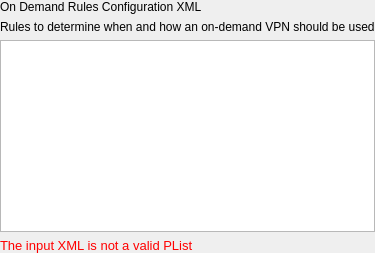
    <widget class="QWidget" name="vpnOnDemandRulesConfigurationWidget" native="true">
     <layout class="QVBoxLayout" name="verticalLayoutVPNOnDemandRulesConfiguration">
      <property name="leftMargin">
       <number>0</number>
      </property>
      <property name="topMargin">
       <number>0</number>
      </property>
      <property name="rightMargin">
       <number>0</number>
      </property>
      <property name="bottomMargin">
       <number>0</number>
      </property>
      <item>
       <widget class="QLabel" name="labelOnDemandRulesConfiguration">
        <property name="text">
         <string>On Demand Rules Configuration XML</string>
        </property>
       </widget>
      </item>
      <item>
       <widget class="QLabel" name="lTip_OnDemandRulesConfiguration">
        <property name="text">
         <string>Rules to determine when and how an on-demand VPN should be used</string>
        </property>
       </widget>
      </item>
      <item>
       <widget class="QTextEdit" name="editOnDemandRulesXML">
        <property name="acceptRichText">
         <bool>false</bool>
        </property>
       </widget>
      </item>
      <item>
       <widget class="QLabel" name="vpnOnDemandXMLErrorLabel">
        <property name="font">
         <font>
          <pointsize>10</pointsize>
         </font>
        </property>
        <property name="styleSheet">
         <string notr="true">QLabel { color : red; }</string>
        </property>
        <property name="text">
         <string>The input XML is not a valid PList</string>
        </property>
       </widget>
      </item>
     </layout>
    </widget>
